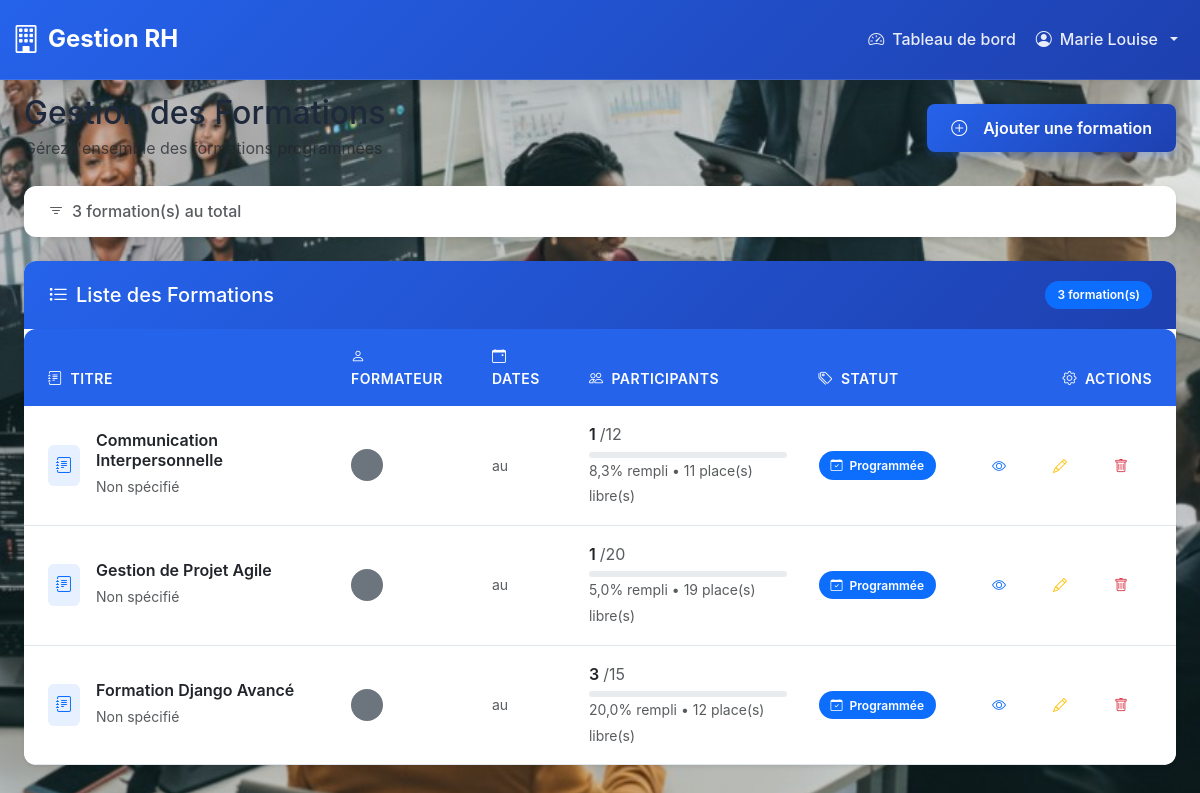
The page /formations/ (signed in) on the database its author committed.
### rh_app/models.py (models this page shows, shortened)
class Employe(models.Model):
    ROLE_CHOICES = [
        ('RH', 'Responsable RH'),
        ('EMPLOYE', 'Employé'),
    ]
    STATUT_CHOICES = [
        ('ACTIF', 'Actif'),
        ('INACTIF', 'Inactif'),
        ('CONGE', 'En congé'),
    ]
    user = models.OneToOneField(User, on_delete=models.CASCADE, related_name='employe')
    matricule = models.CharField(max_length=20, unique=True, verbose_name='Matricule')
    role = models.CharField(max_length=10, choices=ROLE_CHOICES, default='EMPLOYE', verbose_name='Rôle')
    nom = models.CharField(max_length=100, verbose_name='Nom')
    prenom = models.CharField(max_length=100, verbose_name='Prénom')
    email = models.EmailField(unique=True, verbose_name='Email')
    telephone = models.CharField(max_length=20, verbose_name='Téléphone')
    adresse = models.TextField(verbose_name='Adresse')
    date_naissance = models.DateField(verbose_name='Date de naissance')
    date_embauche = models.DateField(verbose_name="Date d'embauche")
    poste = models.CharField(max_length=100, verbose_name='Poste')
    departement = models.ForeignKey(Departement, on_delete=models.SET_NULL, null=True, blank=True,
                                   related_name='employes', verbose_name='Département')
    statut = models.CharField(max_length=10, choices=STATUT_CHOICES, default='ACTIF', verbose_name='Statut')
    photo = models.ImageField(upload_to='employes/', blank=True, null=True, verbose_name='Photo')
    class Meta:
        verbose_name = 'Employé'
        verbose_name_plural = 'Employés'
        ordering = ['nom', 'prenom']
    def get_full_name(self):
        return f"{self.prenom} {self.nom}"

class Formation(models.Model):
    STATUT_CHOICES = [
        ('PROGRAMMEE', 'Programmée'),
        ('EN_COURS', 'En cours'),
        ('TERMINEE', 'Terminée'),
        ('ANNULEE', 'Annulée'),
    ]
    titre = models.CharField(max_length=200, verbose_name='Titre')
    description = models.TextField(verbose_name='Description')
    date_debut = models.DateField(verbose_name='Date de début')
    date_fin = models.DateField(verbose_name='Date de fin')
    lieu = models.CharField(max_length=200, verbose_name='Lieu')
    formateur = models.CharField(max_length=100, verbose_name='Formateur')
    capacite = models.IntegerField(verbose_name='Capacité maximale', validators=[MinValueValidator(1)])
    statut = models.CharField(max_length=15, choices=STATUT_CHOICES, default='PROGRAMMEE', verbose_name='Statut')
    date_creation = models.DateTimeField(auto_now_add=True, verbose_name='Date de création')
    class Meta:
        verbose_name = 'Formation'
        verbose_name_plural = 'Formations'
        ordering = ['-date_debut']

### rh_app/views.py (the view)
# urls.py: path('formations/', views.liste_formations, name='liste_formations'),
@login_required
def liste_formations(request):
    formations = Formation.objects.all().order_by('-date_debut')
    formations_data = []
    for formation in formations:
        nb_inscrits = formation.inscriptions.count()
        places_disponibles = max(0, formation.capacite - nb_inscrits)  # Éviter les valeurs négatives
        taux_remplissage = (nb_inscrits / formation.capacite * 100) if formation.capacite > 0 else 0
        formations_data.append({
            'pk': formation.pk,
            'titre': formation.titre,
            'formateur': formation.formateur,
            'date_debut': formation.date_debut.strftime('%Y-%m-%d'),
            'date_fin': formation.date_fin.strftime('%Y-%m-%d'),
            'lieu': formation.lieu,
            'capacite': formation.capacite,
            'statut': formation.statut,
            'get_statut_display': formation.get_statut_display(),
            'nb_inscrits': nb_inscrits,
            'places_disponibles': places_disponibles,
            'taux_remplissage': round(taux_remplissage, 1),
        })
    context = {'formations': formations_data}
    return render(request, 'rh_app/formations/liste.html', context)

### rh_app/templates/rh_app/formations/liste.html (shortened to what this page needs)
{% extends 'base.html' %}
{% load static %}
{% block content %}
<div class="container-fluid py-4">
    <div class="row mb-4">
        <div class="col-12">
                <div class="d-flex justify-content-between align-items-center">
                <div>
                    <h1 class="h2 mb-1">Gestion des Formations</h1>
                    <p class="text-muted mb-0">Gérez l'ensemble des formations programmées</p>
                </div>
                {% if user.employe.role == 'RH' %}
                    <a href="{% url 'ajouter_formation' %}" class="btn btn-primary">
                        <i class="bi bi-plus-circle me-2"></i>Ajouter une formation
                    </a>
                {% endif %}
            </div>
        </div>
    </div>
    <div class="row mb-4">
        <div class="col-12">
            <div class="card shadow-sm">
                <div class="card-body py-3">
                    <div class="row align-items-center">
                        <div class="col-md-6">
                            <h6 class="mb-0 text-muted">
                                <i class="bi bi-filter me-2"></i>{{ formations|length }} formation(s) au total
                            </h6>
                        </div>
                    </div>
                </div>
            </div>
        </div>
    </div>
    <div class="row">
        <div class="col-12">
            <div class="card shadow-sm">
                <div class="card-header bg-light d-flex justify-content-between align-items-center">
                    <h5 class="card-title mb-0">
                        <i class="bi bi-list-task me-2"></i>Liste des Formations
                    </h5>
                    <span class="badge bg-primary">{{ formations|length }} formation(s)</span>
                </div>
                <div class="card-body p-0">
                    {% if formations %}
                        <div class="table-responsive">
                            <table class="table table-hover align-middle mb-0">
                                <thead class="table-light">
                                    <tr>
                                        <th class="ps-4">
                                            <i class="bi bi-journal-text me-2"></i>Titre
                                        </th>
                                        <th>
                                            <i class="bi bi-person me-2"></i>Formateur
                                        </th>
                                        <th>
                                            <i class="bi bi-calendar-event me-2"></i>Dates
                                        </th>
                                        <th>
                                            <i class="bi bi-people me-2"></i>Participants
                                        </th>
                                        <th>
                                            <i class="bi bi-tags me-2"></i>Statut
                                        </th>
                                        <th class="text-end pe-4">
                                            <i class="bi bi-gear me-2"></i>Actions
                                        </th>
                                    </tr>
                                </thead>
                                <tbody>
                                    {% for formation in formations %}
                                    <tr class="{% if formation.statut == 'ANNULEE' %}table-secondary{% endif %}">
                                        <td class="ps-4">
                                            <div class="d-flex align-items-center">
                                                <div class="flex-shrink-0">
                                                    <div class="bg-primary bg-opacity-10 rounded p-2">
                                                        <i class="bi bi-journal-text text-primary"></i>
                                                    </div>
                                                </div>
                                                <div class="flex-grow-1 ms-3">
                                                    <h6 class="mb-1 fw-semibold">{{ formation.titre }}</h6>
                                                    <small class="text-muted">
                                                        {{ formation.domaine|default:"Non spécifié" }}
                                                    </small>
                                                </div>
                                            </div>
                                        </td>
                                        <td>
                                            <div class="d-flex align-items-center">
                                                {% if formation.formateur.photo %}
                                                <img src="{{ formation.formateur.photo.url }}"
                                                     alt="{{ formation.formateur.get_full_name }}"
                                                     class="rounded-circle me-2" width="32" height="32"
                                                     style="object-fit: cover;">
                                                {% else %}
                                                <div class="bg-secondary rounded-circle d-flex align-items-center justify-content-center me-2"
                                                     style="width: 32px; height: 32px;">
                                                </div>
                                                {% endif %}
                                            </div>
                                        </td>
                                        <td>
                                            <div class="text-nowrap">
                                                <small class="text-muted">au {{ formation.date_fin|date:"d/m/Y" }}</small>
                                            </div>
                                        </td>
                                        <td>
                                            <div>
                                                <span class="fw-semibold">
                                                    {% if formation.nb_inscrits %}
                                                        {{ formation.nb_inscrits }}
                                                    {% else %}
                                                        0
                                                    {% endif %}
                                                </span>
                                                <span class="text-muted">/{{ formation.capacite }}</span>
                                            </div>
                                            <div class="progress mt-1" style="height: 6px;">
                                            </div>
                                            <small class="text-muted">
                                                {{ formation.taux_remplissage }}% rempli
                                                {% if formation.places_disponibles %}
                                                    • {{ formation.places_disponibles }} place(s) libre(s)
                                                {% else %}
                                                    • Complète
                                                {% endif %}
                                            </small>
                                        </td>
                                        <td>
                                            <span class="badge
                                                {% if formation.statut == 'PROGRAMMEE' %}bg-primary
                                                {% elif formation.statut == 'EN_COURS' %}bg-warning
                                                {% elif formation.statut == 'TERMINEE' %}bg-success
                                                {% elif formation.statut == 'ANNULEE' %}bg-secondary
                                                {% endif %}">
                                                <i class="bi
                                                    {% if formation.statut == 'PROGRAMMEE' %}bi-calendar-check
                                                    {% elif formation.statut == 'EN_COURS' %}bi-play-circle
                                                    {% elif formation.statut == 'TERMINEE' %}bi-check-circle
                                                    {% elif formation.statut == 'ANNULEE' %}bi-x-circle
                                                    {% endif %} me-1"></i>
                                                {{ formation.get_statut_display }}
                                            </span>
                                        </td>
                                        <td class="text-end pe-4">
                                            <div class="btn-group">
                                                <a href="{% url 'detail_formation' formation.pk %}"
                                                   class="btn btn-sm btn-outline-primary"
                                                   data-bs-toggle="tooltip" title="Voir les détails">
                                                    <i class="bi bi-eye"></i>
                                                </a>
                                                {% if user.employe.role == 'RH' %}
                                                    <a href="{% url 'modifier_formation' formation.pk %}"
                                                       class="btn btn-sm btn-outline-warning"
                                                       data-bs-toggle="tooltip" title="Modifier">
                                                        <i class="bi bi-pencil"></i>
                                                    </a>
                                                    <a href="{% url 'supprimer_formation' formation.pk %}"
                                                       class="btn btn-sm btn-outline-danger"
                                                       data-bs-toggle="tooltip" title="Supprimer">
                                                        <i class="bi bi-trash"></i>
                                                    </a>
                                                {% endif %}
                                            </div>
                                        </td>
                                    </tr>
                                    {% endfor %}
                                </tbody>
                            </table>
                        </div>
                    {% endif %}
                </div>
            </div>
        </div>
    </div>
</div>
{% endblock %}

### rh_app/templates/base.html (shortened to what this page needs)
<!DOCTYPE html>
{% load static %}
<html lang="fr">
<head>
    <link href="https://cdn.jsdelivr.net/npm/bootstrap@5.3.0/dist/css/bootstrap.min.css" rel="stylesheet">
    <link rel="stylesheet" href="https://cdn.jsdelivr.net/npm/bootstrap-icons@1.10.0/font/bootstrap-icons.css">
</head>
<body>
    {% if user.is_authenticated %}
    <nav class="navbar navbar-expand-lg navbar-dark navbar-custom">
        <div class="container-fluid">
            <a class="navbar-brand" href="{% url 'accueil' %}">
                <i class="bi bi-building"></i> Gestion RH
            </a>
            <div class="collapse navbar-collapse" id="navbarNav">
                <ul class="navbar-nav ms-auto">
                    <li class="nav-item">
                        <a class="nav-link" href="{% url 'dashboard' %}">
                            <i class="bi bi-speedometer2"></i> Tableau de bord
                        </a>
                    </li>
                    <li class="nav-item dropdown">
                        <a class="nav-link dropdown-toggle" href="#" role="button" data-bs-toggle="dropdown">
                            <i class="bi bi-person-circle"></i> {{ user.employe.get_full_name }}
                        </a>
                    </li>
                </ul>
            </div>
        </div>
    </nav>
    {% endif %}
    <div class="container-fluid fade-in">
        {% block content %}{% endblock %}
    </div>
</body>
</html>

### rh_app/templates/rh_app/formations/liste.html (style rules this page uses)
.card { border: none; border-radius: 12px; }
.table th { border-top: none; font-weight: 600; font-size: 0.875rem; text-transform: uppercase; letter-spacing: 0.5px; color: #6c757d; }
.table td { vertical-align: middle; padding: 1rem 0.75rem; }
.badge { padding: 0.5rem 0.75rem; font-size: 0.75rem; }

### rows shown on the page
Formation: titre "Communication Interpersonnelle", statut "PROGRAMMEE" (drawn)
Formation: titre "Gestion de Projet Agile", statut "PROGRAMMEE" (drawn)
Formation: titre "Formation Django Avancé", statut "PROGRAMMEE" (drawn)

### other values the page prints
{{ user.employe.get_full_name }} "Marie Louise"
